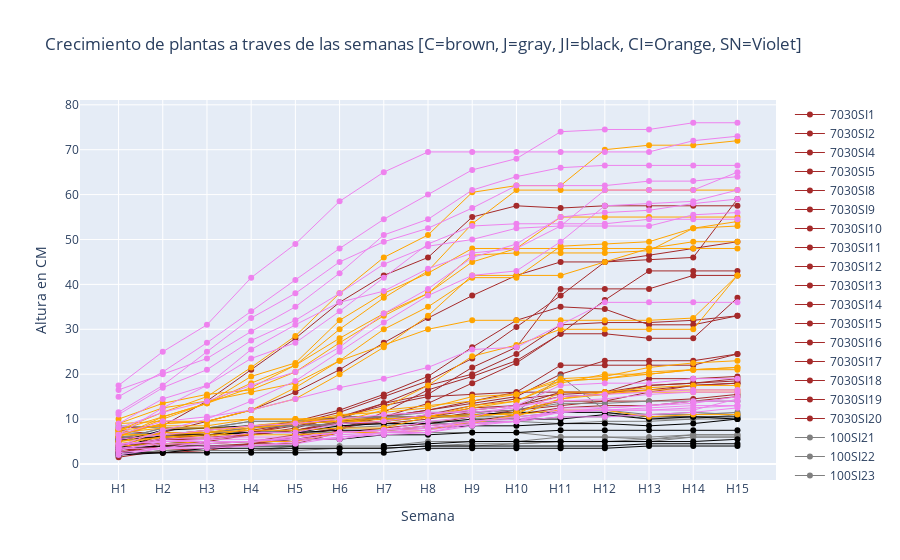

Write notebook code for a chart like this one.
### Code cell
fig = go.Figure()

for plantaID in df_plants_raw[df_plants_raw["Supervivencia "] == 1]["ID"].unique():

    planta = df_Plants_Time[df_Plants_Time["idPlanta"] == plantaID]
    
    if planta['Tratamiento'].iloc[0] == "C":
        fig.add_trace(go.Scatter(x=planta["Semana"], y=planta["Altura"], name=plantaID,
                         line = dict(color='brown', width=1)))
    elif planta['Tratamiento'].iloc[0] == "J":
        fig.add_trace(go.Scatter(x=planta["Semana"], y=planta["Altura"], name=plantaID,
                         line = dict(color='gray', width=1)))
    elif planta['Tratamiento'].iloc[0] == "JI":
        fig.add_trace(go.Scatter(x=planta["Semana"], y=planta["Altura"], name=plantaID,
                         line = dict(color='black', width=1)))
    elif planta['Tratamiento'].iloc[0] == "CI":
        fig.add_trace(go.Scatter(x=planta["Semana"], y=planta["Altura"], name=plantaID,
                         line = dict(color='orange', width=1)))
    else:
        fig.add_trace(go.Scatter(x=planta["Semana"], y=planta["Altura"], name=plantaID,
                         line = dict(color='violet', width=1)))

fig.update_layout(title='Crecimiento de plantas a traves de las semanas [C=brown, J=gray, JI=black, CI=Orange, SN=Violet]',
                   xaxis_title='Semana',
                   yaxis_title='Altura en CM')
fig.show()

### Figure 1 — Plotly figure (JSON) as saved in the notebook; plotly's stock layout.template omitted (floating-point values rounded to 4 significant figures)
{"data": [{"line": {"color": "brown", "width": 1}, "name": "7030SI1", "type": "scatter", "x": ["H1", "H2", "H3", "H4", "H5", "H6", "H7", "H8", "H9", "H10", "H11", "H12", "H13", "H14", "H15"], "y": [6, 5.5, 6.5, 7, 9, 10.5, 13, 15, 15.5, 16, 16, 16, 19, 19, 19.5]}, {"line": {"color": "brown", "width": 1}, "name": "7030SI2", "type": "scatter", "x": ["H1", "H2", "H3", "H4", "H5", "H6", "H7", "H8", "H9", "H10", "H11", "H12", "H13", "H14", "H15"], "y": [4, 7, 9.5, 12, 16, 21, 27, 32.5, 37.5, 42, 45, 45, 45.5, 46, 59]}, {"line": {"color": "brown", "width": 1}, "name": "7030SI4", "type": "scatter", "x": ["H1", "H2", "H3", "H4", "H5", "H6", "H7", "H8", "H9", "H10", "H11", "H12", "H13", "H14", "H15"], "y": [5.5, 6, 7, 8, 9.5, 12, 15.5, 19.5, 26, 32, 35, 34.5, 31, 31, 33]}, {"line": {"color": "brown", "width": 1}, "name": "7030SI5", "type": "scatter", "x": ["H1", "H2", "H3", "H4", "H5", "H6", "H7", "H8", "H9", "H10", "H11", "H12", "H13", "H14", "H15"], "y": [4, 5.5, 5.5, 6.5, 7.5, 9.5, 10.5, 10.5, 12.5, 13, 15, 15.5, 17.5, 18, 18.5]}, {"line": {"color": "brown", "width": 1}, "name": "7030SI8", "type": "scatter", "x": ["H1", "H2", "H3", "H4", "H5", "H6", "H7", "H8", "H9", "H10", "H11", "H12", "H13", "H14", "H15"], "y": [3, 4, 4, 4.5, 5.5, 7, 8, 9, 10.5, 12, 14, 14, 14, 14.5, 15.5]}, {"line": {"color": "brown", "width": 1}, "name": "7030SI9", "type": "scatter", "x": ["H1", "H2", "H3", "H4", "H5", "H6", "H7", "H8", "H9", "H10", "H11", "H12", "H13", "H14", "H15"], "y": [1.5, 3, 3.5, 4.5, 4.5, 7, 7.5, 8.5, 9.5, 11, 12.5, 13, 13, 14, 15]}, {"line": {"color": "brown", "width": 1}, "name": "7030SI10", "type": "scatter", "x": ["H1", "H2", "H3", "H4", "H5", "H6", "H7", "H8", "H9", "H10", "H11", "H12", "H13", "H14", "H15"], "y": [2.5, 4, 5, 6.5, 8, 10.5, 13.5, 15.5, 21.5, 26, 39, 39, 39, 42, 42]}, {"line": {"color": "brown", "width": 1}, "name": "7030SI11", "type": "scatter", "x": ["H1", "H2", "H3", "H4", "H5", "H6", "H7", "H8", "H9", "H10", "H11", "H12", "H13", "H14", "H15"], "y": [3, 6.5, 6.5, 7, 9, 11.5, 15, 18.5, 23.5, 30.5, 37.5, 45, 46.5, 48, 49.5]}, {"line": {"color": "brown", "width": 1}, "name": "7030SI12", "type": "scatter", "x": ["H1", "H2", "H3", "H4", "H5", "H6", "H7", "H8", "H9", "H10", "H11", "H12", "H13", "H14", "H15"], "y": [8, 8.5, 14, 21, 28, 36, 42, 46, 55, 57.5, 57, 57.5, 57.5, 57.5, 57.5]}, {"line": {"color": "brown", "width": 1}, "name": "7030SI13", "type": "scatter", "x": ["H1", "H2", "H3", "H4", "H5", "H6", "H7", "H8", "H9", "H10", "H11", "H12", "H13", "H14", "H15"], "y": [4.5, 4.5, 4.5, 5, 6.5, 8, 10.5, 13.5, 18, 22.5, 29, 36.5, 43, 43, 43]}, {"line": {"color": "brown", "width": 1}, "name": "7030SI14", "type": "scatter", "x": ["H1", "H2", "H3", "H4", "H5", "H6", "H7", "H8", "H9", "H10", "H11", "H12", "H13", "H14", "H15"], "y": [7.5, 6.5, 7.5, 8.5, 8.5, 9, 9, 10, 11.5, 12, 13, 14, 16, 17.5, 18]}, {"line": {"color": "brown", "width": 1}, "name": "7030SI15", "type": "scatter", "x": ["H1", "H2", "H3", "H4", "H5", "H6", "H7", "H8", "H9", "H10", "H11", "H12", "H13", "H14", "H15"], "y": [6, 6, 6.5, 7.5, 9, 10.5, 10.5, 12, 13.5, 15, 20, 23, 23, 23, 24.5]}, {"line": {"color": "brown", "width": 1}, "name": "7030SI16", "type": "scatter", "x": ["H1", "H2", "H3", "H4", "H5", "H6", "H7", "H8", "H9", "H10", "H11", "H12", "H13", "H14", "H15"], "y": [4, 5.5, 6, 6.5, 7.5, 9, 9.5, 10.5, 12, 13, 16, 16, 16.5, 17.5, 18]}, {"line": {"color": "brown", "width": 1}, "name": "7030SI17", "type": "scatter", "x": ["H1", "H2", "H3", "H4", "H5", "H6", "H7", "H8", "H9", "H10", "H11", "H12", "H13", "H14", "H15"], "y": [3.5, 5.5, 5.5, 7, 7.5, 9, 10.5, 12, 14, 16, 22, 22, 22, 22, 24.5]}, {"line": {"color": "brown", "width": 1}, "name": "7030SI18", "type": "scatter", "x": ["H1", "H2", "H3", "H4", "H5", "H6", "H7", "H8", "H9", "H10", "H11", "H12", "H13", "H14", "H15"], "y": [3.5, 2.5, 3, 4.5, 6, 8, 9.5, 11, 13, 14.5, 15.5, 16, 17.5, 18, 19]}, {"line": {"color": "brown", "width": 1}, "name": "7030SI19", "type": "scatter", "x": ["H1", "H2", "H3", "H4", "H5", "H6", "H7", "H8", "H9", "H10", "H11", "H12", "H13", "H14", "H15"], "y": [2.5, 4.5, 5, 5, 5, 7.5, 11.5, 16.5, 19.5, 23, 29, 29, 28, 28, 37]}, {"line": {"color": "brown", "width": 1}, "name": "7030SI20", "type": "scatter", "x": ["H1", "H2", "H3", "H4", "H5", "H6", "H7", "H8", "H9", "H10", "H11", "H12", "H13", "H14", "H15"], "y": [5.5, 6, 6.5, 7, 8.5, 10, 13.5, 17.5, 20, 24.5, 31, 31.5, 31.5, 32, 33]}, {"line": {"color": "gray", "width": 1}, "name": "100SI21", "type": "scatter", "x": ["H1", "H2", "H3", "H4", "H5", "H6", "H7", "H8", "H9", "H10", "H11", "H12", "H13", "H14", "H15"], "y": [5.5, 8, 8, 9.5, 9.5, 10.5, 10.5, 10.5, 10.5, 10.5, 11.5, 11.5, 10, 10, 10]}, {"line": {"color": "gray", "width": 1}, "name": "100SI22", "type": "scatter", "x": ["H1", "H2", "H3", "H4", "H5", "H6", "H7", "H8", "H9", "H10", "H11", "H12", "H13", "H14", "H15"], "y": [2, 3, 3, 3, 4, 4, 4, 5, 5, 5, 6, 6, 6, 6.5, 6.5]}, {"line": {"color": "gray", "width": 1}, "name": "100SI23", "type": "scatter", "x": ["H1", "H2", "H3", "H4", "H5", "H6", "H7", "H8", "H9", "H10", "H11", "H12", "H13", "H14", "H15"], "y": [2, 3, 3, 3, 3.5, 3.5, 3.5, 4, 4, 4.5, 5, 5, 5, 6, 6]}, {"line": {"color": "gray", "width": 1}, "name": "100SI28", "type": "scatter", "x": ["H1", "H2", "H3", "H4", "H5", "H6", "H7", "H8", "H9", "H10", "H11", "H12", "H13", "H14", "H15"], "y": [6, 7, 7, 7, 7, 7, 7, 7, 7, 7, 6, 6, 5.5, 6, 6]}, {"line": {"color": "gray", "width": 1}, "name": "100SI30", "type": "scatter", "x": ["H1", "H2", "H3", "H4", "H5", "H6", "H7", "H8", "H9", "H10", "H11", "H12", "H13", "H14", "H15"], "y": [7, 6.5, 7, 8, 8.5, 9, 9.5, 10.5, 10.5, 11.5, 19.5, 12, 11, 11, 11.5]}, {"line": {"color": "gray", "width": 1}, "name": "100SI33", "type": "scatter", "x": ["H1", "H2", "H3", "H4", "H5", "H6", "H7", "H8", "H9", "H10", "H11", "H12", "H13", "H14", "H15"], "y": [2, 3, 3, 3, 3, 3.5, 3.5, 4, 4.5, 4.5, 5, 5, 5.5, 6.5, 6.5]}, {"line": {"color": "gray", "width": 1}, "name": "100SI35", "type": "scatter", "x": ["H1", "H2", "H3", "H4", "H5", "H6", "H7", "H8", "H9", "H10", "H11", "H12", "H13", "H14", "H15"], "y": [5, 6.5, 6.5, 7, 7.5, 8, 8.5, 9.5, 9.5, 9.5, 10.5, 10.5, 11, 11.5, 11]}, {"line": {"color": "gray", "width": 1}, "name": "100SI38", "type": "scatter", "x": ["H1", "H2", "H3", "H4", "H5", "H6", "H7", "H8", "H9", "H10", "H11", "H12", "H13", "H14", "H15"], "y": [5.5, 8, 8, 9.5, 9.5, 10, 10.5, 11.5, 11.5, 12, 13.5, 13.5, 14, 14, 14]}, {"line": {"color": "gray", "width": 1}, "name": "100SI39", "type": "scatter", "x": ["H1", "H2", "H3", "H4", "H5", "H6", "H7", "H8", "H9", "H10", "H11", "H12", "H13", "H14", "H15"], "y": [8.5, 8, 8, 8.5, 8.5, 8.5, 9, 9, 9, 9.5, 9, 9.5, 9.5, 10, 11]}, {"line": {"color": "black", "width": 1}, "name": "100CI42", "type": "scatter", "x": ["H1", "H2", "H3", "H4", "H5", "H6", "H7", "H8", "H9", "H10", "H11", "H12", "H13", "H14", "H15"], "y": [5.5, 6, 6.5, 7, 7, 8.5, 9, 9, 10, 10, 10, 11, 10, 10.5, 10.5]}, {"line": {"color": "black", "width": 1}, "name": "100CI43", "type": "scatter", "x": ["H1", "H2", "H3", "H4", "H5", "H6", "H7", "H8", "H9", "H10", "H11", "H12", "H13", "H14", "H15"], "y": [3.5, 6.5, 6.5, 7, 7, 7.5, 7.5, 8, 8.5, 8.5, 9, 9, 8.5, 9, 10]}, {"line": {"color": "black", "width": 1}, "name": "100CI45", "type": "scatter", "x": ["H1", "H2", "H3", "H4", "H5", "H6", "H7", "H8", "H9", "H10", "H11", "H12", "H13", "H14", "H15"], "y": [5, 7.5, 8, 8.5, 9, 9.5, 10, 10.5, 11, 11.5, 11.5, 11.5, 10.5, 10.5, 10]}, {"line": {"color": "black", "width": 1}, "name": "100CI48", "type": "scatter", "x": ["H1", "H2", "H3", "H4", "H5", "H6", "H7", "H8", "H9", "H10", "H11", "H12", "H13", "H14", "H15"], "y": [3.5, 4, 4, 4, 4, null, 4, 4.5, 5, 5, 5, 5, 5, 5, 5.5]}, {"line": {"color": "black", "width": 1}, "name": "100CI52", "type": "scatter", "x": ["H1", "H2", "H3", "H4", "H5", "H6", "H7", "H8", "H9", "H10", "H11", "H12", "H13", "H14", "H15"], "y": [4, 4.5, 5, 5, 5.5, 5.5, 6.5, 6.5, 7, 7, 7.5, 7.5, 7.5, 7.5, 7.5]}, {"line": {"color": "black", "width": 1}, "name": "100CI58", "type": "scatter", "x": ["H1", "H2", "H3", "H4", "H5", "H6", "H7", "H8", "H9", "H10", "H11", "H12", "H13", "H14", "H15"], "y": [2.5, 2.5, 2.5, 2.5, 2.5, 2.5, 2.5, 3.5, 3.5, 3.5, 3.5, 3.5, 4, 4, 4]}, {"line": {"color": "black", "width": 1}, "name": "100CI60", "type": "scatter", "x": ["H1", "H2", "H3", "H4", "H5", "H6", "H7", "H8", "H9", "H10", "H11", "H12", "H13", "H14", "H15"], "y": [2, 2.5, 3.5, 3.5, 3.5, 3.5, 3.5, 4, 4, 4, 4, 4, 4.5, 4.5, 4.5]}, {"line": {"color": "orange", "width": 1}, "name": "7030CI61", "type": "scatter", "x": ["H1", "H2", "H3", "H4", "H5", "H6", "H7", "H8", "H9", "H10", "H11", "H12", "H13", "H14", "H15"], "y": [6, 10, 13.5, 19.5, 22.5, 32, 38, 42.5, 48, 48, 55, 55, 55, 55, 55]}, {"line": {"color": "orange", "width": 1}, "name": "7030CI62", "type": "scatter", "x": ["H1", "H2", "H3", "H4", "H5", "H6", "H7", "H8", "H9", "H10", "H11", "H12", "H13", "H14", "H15"], "y": [6, 10.5, 13.5, 18, 22, 30, 37, 43, 53.5, 61, 61, 61, 61, 61, 61]}, {"line": {"color": "orange", "width": 1}, "name": "7030CI63", "type": "scatter", "x": ["H1", "H2", "H3", "H4", "H5", "H6", "H7", "H8", "H9", "H10", "H11", "H12", "H13", "H14", "H15"], "y": [9, 12.5, 14, 16, 18, 23, 26.5, 30, 32, 32, 32, 32, 32, 32.5, 42]}, {"line": {"color": "orange", "width": 1}, "name": "7030CI64", "type": "scatter", "x": ["H1", "H2", "H3", "H4", "H5", "H6", "H7", "H8", "H9", "H10", "H11", "H12", "H13", "H14", "H15"], "y": [7.5, 10.5, 13.5, 17, 22, 28, 33.5, 38, 45, 48, 48, 48, 48, 48, 48]}, {"line": {"color": "orange", "width": 1}, "name": "7030CI65", "type": "scatter", "x": ["H1", "H2", "H3", "H4", "H5", "H6", "H7", "H8", "H9", "H10", "H11", "H12", "H13", "H14", "H15"], "y": [7, 8, 8, 8, 9, 9.5, 9.5, 10.5, 11, 11, 12, 12, 10.5, 11, 11]}, {"line": {"color": "orange", "width": 1}, "name": "7030CI67", "type": "scatter", "x": ["H1", "H2", "H3", "H4", "H5", "H6", "H7", "H8", "H9", "H10", "H11", "H12", "H13", "H14", "H15"], "y": [6.5, 6.5, 7.5, 8.5, 9.5, 10, 10, 10.5, 10.5, 11.5, 14.5, 16, 16, 16, 16]}, {"line": {"color": "orange", "width": 1}, "name": "7030CI68", "type": "scatter", "x": ["H1", "H2", "H3", "H4", "H5", "H6", "H7", "H8", "H9", "H10", "H11", "H12", "H13", "H14", "H15"], "y": [5, 7, 7, 8.5, 9, 9.5, 10, 10.5, 13, 14, 18, 20, 20, 21, 21.5]}, {"line": {"color": "orange", "width": 1}, "name": "7030CI69", "type": "scatter", "x": ["H1", "H2", "H3", "H4", "H5", "H6", "H7", "H8", "H9", "H10", "H11", "H12", "H13", "H14", "H15"], "y": [6.5, 6.5, 7, 7.5, 7.5, 8, 8, 10.5, 12.5, 14, 18.5, 19, 20, 21, 21]}, {"line": {"color": "orange", "width": 1}, "name": "7030CI70", "type": "scatter", "x": ["H1", "H2", "H3", "H4", "H5", "H6", "H7", "H8", "H9", "H10", "H11", "H12", "H13", "H14", "H15"], "y": [6.5, 9, 9.5, 10, 10, 9.5, 12, 13, 14, 15.5, 18.5, 19, 20.5, 21, 21.5]}, {"line": {"color": "orange", "width": 1}, "name": "7030CI71", "type": "scatter", "x": ["H1", "H2", "H3", "H4", "H5", "H6", "H7", "H8", "H9", "H10", "H11", "H12", "H13", "H14", "H15"], "y": [10, 13.5, 15.5, 16.5, 20.5, 27, 33, 38, 46.5, 47, 47, 47, 47.5, 52.5, 53]}, {"line": {"color": "orange", "width": 1}, "name": "7030CI72", "type": "scatter", "x": ["H1", "H2", "H3", "H4", "H5", "H6", "H7", "H8", "H9", "H10", "H11", "H12", "H13", "H14", "H15"], "y": [6.5, 9, 9.5, 12, 17, 23, 30, 35, 41.5, 41.5, 48.5, 49, 49.5, 52.5, 54]}, {"line": {"color": "orange", "width": 1}, "name": "7030CI73", "type": "scatter", "x": ["H1", "H2", "H3", "H4", "H5", "H6", "H7", "H8", "H9", "H10", "H11", "H12", "H13", "H14", "H15"], "y": [7.5, 11.5, 15, 21.5, 28.5, 38, 46, 51, 60.5, 62, 62, 70, 71, 71, 72]}, {"line": {"color": "orange", "width": 1}, "name": "7030CI74", "type": "scatter", "x": ["H1", "H2", "H3", "H4", "H5", "H6", "H7", "H8", "H9", "H10", "H11", "H12", "H13", "H14", "H15"], "y": [9, 9.5, 9.5, 12, 14.5, 20, 26, 33, 42, 42, 42, 45, 48, 49.5, 49.5]}, {"line": {"color": "orange", "width": 1}, "name": "7030CI75", "type": "scatter", "x": ["H1", "H2", "H3", "H4", "H5", "H6", "H7", "H8", "H9", "H10", "H11", "H12", "H13", "H14", "H15"], "y": [7.5, 8.5, 8.5, 10, 10, 10.5, 12.5, 17.5, 24, 26.5, 30, 30, 30, 30, 42]}, {"line": {"color": "orange", "width": 1}, "name": "7030CI77", "type": "scatter", "x": ["H1", "H2", "H3", "H4", "H5", "H6", "H7", "H8", "H9", "H10", "H11", "H12", "H13", "H14", "H15"], "y": [5, 6, 6.5, 6.5, 6.5, 7, 7, 7.5, 9.5, 10.5, 14.5, 15.5, 16.5, 16.5, 16.5]}, {"line": {"color": "orange", "width": 1}, "name": "7030CI78", "type": "scatter", "x": ["H1", "H2", "H3", "H4", "H5", "H6", "H7", "H8", "H9", "H10", "H11", "H12", "H13", "H14", "H15"], "y": [4, 4.5, 5, 5, 5, 7, 7.5, 8, 9, 11, 16, 16, 17, 17.5, 17.5]}, {"line": {"color": "orange", "width": 1}, "name": "7030CI79", "type": "scatter", "x": ["H1", "H2", "H3", "H4", "H5", "H6", "H7", "H8", "H9", "H10", "H11", "H12", "H13", "H14", "H15"], "y": [4.5, 6, 6, 8, 9, 11, 11.5, 12.5, 15, 15.5, 19, 19.5, 21.5, 22.5, 23]}, {"line": {"color": "violet", "width": 1}, "name": "81", "type": "scatter", "x": ["H1", "H2", "H3", "H4", "H5", "H6", "H7", "H8", "H9", "H10", "H11", "H12", "H13", "H14", "H15"], "y": [16.5, 20, 23.5, 29.5, 35, 42.5, 51, 54.5, 61, 64, 66, 66.5, 66.5, 66.5, 66.5]}, {"line": {"color": "violet", "width": 1}, "name": "82", "type": "scatter", "x": ["H1", "H2", "H3", "H4", "H5", "H6", "H7", "H8", "H9", "H10", "H11", "H12", "H13", "H14", "H15"], "y": [15, 20.5, 27, 34, 41, 48, 54.5, 60, 65.5, 68, 74, 74.5, 74.5, 76, 76]}, {"line": {"color": "violet", "width": 1}, "name": "83", "type": "scatter", "x": ["H1", "H2", "H3", "H4", "H5", "H6", "H7", "H8", "H9", "H10", "H11", "H12", "H13", "H14", "H15"], "y": [11, 17, 21, 27.5, 32, 38, 44.5, 48.5, 50, 52.5, 53, 53, 53, 55.5, 56]}, {"line": {"color": "violet", "width": 1}, "name": "84", "type": "scatter", "x": ["H1", "H2", "H3", "H4", "H5", "H6", "H7", "H8", "H9", "H10", "H11", "H12", "H13", "H14", "H15"], "y": [17.5, 25, 31, 41.5, 49, 58.5, 65, 69.5, 69.5, 69.5, 69.5, 69.5, 69.5, 72, 73]}, {"line": {"color": "violet", "width": 1}, "name": "85", "type": "scatter", "x": ["H1", "H2", "H3", "H4", "H5", "H6", "H7", "H8", "H9", "H10", "H11", "H12", "H13", "H14", "H15"], "y": [9, 14.5, 17.5, 23.5, 27, 34, 41.5, 49, 53, 53.5, 53.5, 53.5, 54.5, 54.5, 54.5]}, {"line": {"color": "violet", "width": 1}, "name": "87", "type": "scatter", "x": ["H1", "H2", "H3", "H4", "H5", "H6", "H7", "H8", "H9", "H10", "H11", "H12", "H13", "H14", "H15"], "y": [4, 5.5, 6, 6, 6, 7, 7.5, 9.5, 10.5, 13, 14, 14.5, 15.5, 16, 16]}, {"line": {"color": "violet", "width": 1}, "name": "88", "type": "scatter", "x": ["H1", "H2", "H3", "H4", "H5", "H6", "H7", "H8", "H9", "H10", "H11", "H12", "H13", "H14", "H15"], "y": [3, 5, 5.5, 5.5, 5.5, 5.5, 7, 7, 8.5, 9.5, 11.5, 12, 12, 12, 14.5]}, {"line": {"color": "violet", "width": 1}, "name": "89", "type": "scatter", "x": ["H1", "H2", "H3", "H4", "H5", "H6", "H7", "H8", "H9", "H10", "H11", "H12", "H13", "H14", "H15"], "y": [6.5, 9.5, 10.5, 12, 14.5, 17, 19, 21.5, 25.5, 26, 31, 36, 36, 36, 36]}, {"line": {"color": "violet", "width": 1}, "name": "90", "type": "scatter", "x": ["H1", "H2", "H3", "H4", "H5", "H6", "H7", "H8", "H9", "H10", "H11", "H12", "H13", "H14", "H15"], "y": [2.5, 3.5, 4, 4, 5, 6, 7, 8, 9, 9.5, 12.5, 12.5, 13, 13.5, 15]}, {"line": {"color": "violet", "width": 1}, "name": "91", "type": "scatter", "x": ["H1", "H2", "H3", "H4", "H5", "H6", "H7", "H8", "H9", "H10", "H11", "H12", "H13", "H14", "H15"], "y": [4.5, 5, 5, 5, 5.5, 6.5, 7, 7.5, 9, 9.5, 12, 12, 12.5, 13, 13]}, {"line": {"color": "violet", "width": 1}, "name": "92", "type": "scatter", "x": ["H1", "H2", "H3", "H4", "H5", "H6", "H7", "H8", "H9", "H10", "H11", "H12", "H13", "H14", "H15"], "y": [8, 11.5, 14, 17.5, 20.5, 26, 33.5, 39, 46, 49, 55, 56, 56.5, 58, 59]}, {"line": {"color": "violet", "width": 1}, "name": "93", "type": "scatter", "x": ["H1", "H2", "H3", "H4", "H5", "H6", "H7", "H8", "H9", "H10", "H11", "H12", "H13", "H14", "H15"], "y": [5.5, 6.5, 7.5, 8.5, 9, 10, 11, 11.5, 11.5, 12.5, 15, 15.5, 16, 16.5, 16.5]}, {"line": {"color": "violet", "width": 1}, "name": "94", "type": "scatter", "x": ["H1", "H2", "H3", "H4", "H5", "H6", "H7", "H8", "H9", "H10", "H11", "H12", "H13", "H14", "H15"], "y": [4.5, 5, 5.5, 7, 7, 9, 9.5, 11, 12, 13, 17.5, 18, 18, 19, 19]}, {"line": {"color": "violet", "width": 1}, "name": "95", "type": "scatter", "x": ["H1", "H2", "H3", "H4", "H5", "H6", "H7", "H8", "H9", "H10", "H11", "H12", "H13", "H14", "H15"], "y": [2, 3.5, 5, 5, 6, 7, 7.5, 8.5, 9.5, 10.5, 11.5, 12.5, 13, 14, 14]}, {"line": {"color": "violet", "width": 1}, "name": "96", "type": "scatter", "x": ["H1", "H2", "H3", "H4", "H5", "H6", "H7", "H8", "H9", "H10", "H11", "H12", "H13", "H14", "H15"], "y": [4, 7.5, 10, 14, 18.5, 25, 31.5, 37.5, 42, 43, 49.5, 57.5, 58, 58.5, 61]}, {"line": {"color": "violet", "width": 1}, "name": "97", "type": "scatter", "x": ["H1", "H2", "H3", "H4", "H5", "H6", "H7", "H8", "H9", "H10", "H11", "H12", "H13", "H14", "H15"], "y": [11.5, 17.5, 25, 32.5, 38, 45, 49.5, 52.5, 57, 62, 62, 62, 63, 63, 64]}, {"line": {"color": "violet", "width": 1}, "name": "98", "type": "scatter", "x": ["H1", "H2", "H3", "H4", "H5", "H6", "H7", "H8", "H9", "H10", "H11", "H12", "H13", "H14", "H15"], "y": [3.5, 3.5, 3.5, 4, 4.5, 6, 6.5, 7, 9, 9.5, 10.5, 10.5, 11, 11.5, 12.5]}, {"line": {"color": "violet", "width": 1}, "name": "99", "type": "scatter", "x": ["H1", "H2", "H3", "H4", "H5", "H6", "H7", "H8", "H9", "H10", "H11", "H12", "H13", "H14", "H15"], "y": [6.5, 12.5, 17.5, 25.5, 31, 36, 38.5, 43.5, 47, 48, 53, 61, 61, 61, 65]}, {"line": {"color": "violet", "width": 1}, "name": "100", "type": "scatter", "x": ["H1", "H2", "H3", "H4", "H5", "H6", "H7", "H8", "H9", "H10", "H11", "H12", "H13", "H14", "H15"], "y": [3.5, 4.5, 4.5, 5, 6, 7, 7.5, 8, 9.5, 10, 11.5, 12, 12, 12.5, 13]}], "layout": {"title": {"text": "Crecimiento de plantas a traves de las semanas [C=brown, J=gray, JI=black, CI=Orange, SN=Violet]"}, "xaxis": {"title": {"text": "Semana"}}, "yaxis": {"title": {"text": "Altura en CM"}}}}
